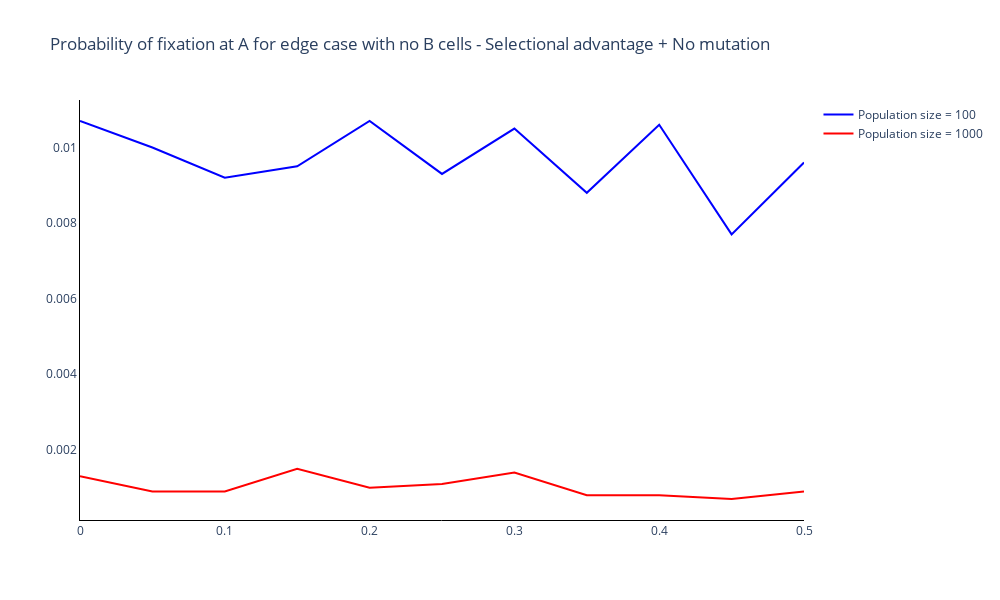

Here is the notebook cell this chart was saved with:
### Markdown cell above
### Plot probability of fixation of A

### Code cell
fig = go.Figure()

# Add traces of the transition probabilities
for n, _ in enumerate(small_N):
    fig.add_trace(
        go.Scatter(
            y = prob_fix[:, n],
            x = choices_s,
            mode = 'lines',
            name = trace_name[n],
            line_color = colours[n]
        )
    )

fig.update_layout(
    title='Probability of fixation at A for edge case with no B cells - Selectional advantage + No mutation',
    width=1000, 
    height=600,
    plot_bgcolor='white',
    xaxis=dict(linecolor='black'),
    yaxis=dict(linecolor='black'),
    )

### Figure 1 — Plotly figure (JSON) as saved in the notebook; plotly's stock layout.template omitted (floating-point values rounded to 4 significant figures)
{"data": [{"line": {"color": "blue"}, "mode": "lines", "name": "Population size = 100", "type": "scatter", "x": [0, 0.05, 0.1, 0.15, 0.2, 0.25, 0.3, 0.35, 0.4, 0.45, 0.5], "y": [0.0107, 0.01, 0.0092, 0.0095, 0.0107, 0.0093, 0.0105, 0.0088, 0.0106, 0.0077, 0.0096]}, {"line": {"color": "red"}, "mode": "lines", "name": "Population size = 1000", "type": "scatter", "x": [0, 0.05, 0.1, 0.15, 0.2, 0.25, 0.3, 0.35, 0.4, 0.45, 0.5], "y": [0.0013, 0.0009, 0.0009, 0.0015, 0.001, 0.0011, 0.0014, 0.0008, 0.0008, 0.0007, 0.0009]}], "layout": {"height": 600, "plot_bgcolor": "white", "title": {"text": "Probability of fixation at A for edge case with no B cells - Selectional advantage + No mutation"}, "width": 1000, "xaxis": {"linecolor": "black"}, "yaxis": {"linecolor": "black"}}}
